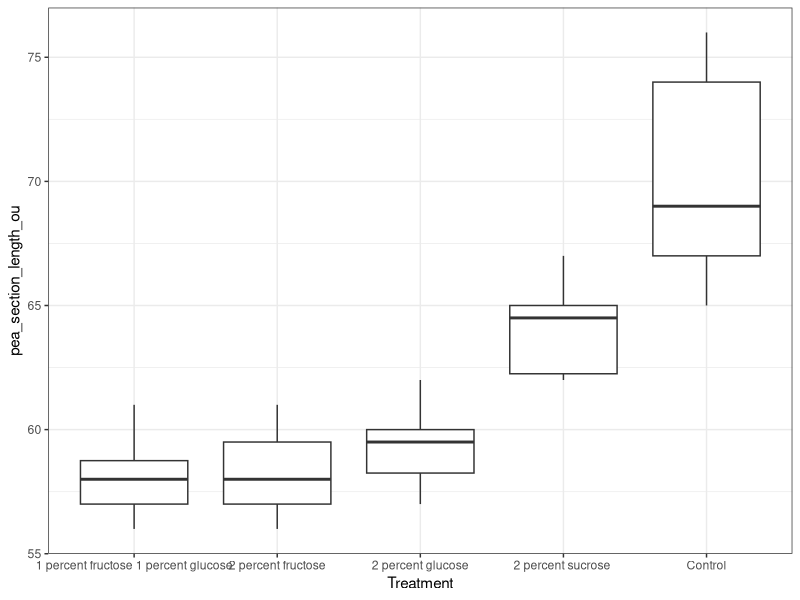
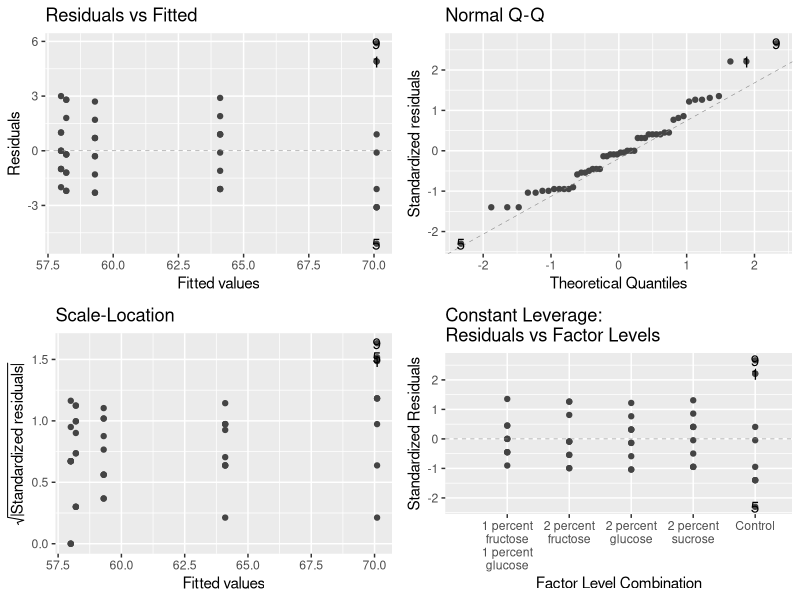

Generate these figures, in order, with R:
## ---- chunk 1
# clear R's brain
rm(list=ls())
library(tidyverse)
library(ggplot2)
library(ggfortify)
library(here)
## ---- chunk 2
# read in csv file
peas <- read.csv(here("Data", "s_r_pea_sections.csv"))

view(peas)
## ---- chunk 3
# change to factor variable 
peas$Treatment <- as.factor(peas$Treatment)

## ---- chunk 4
# Go through the steps of a data analysis. Follow the plot (and guess the answers) --> build model --> test assumptions --> interpret model approach.

# build model
ggplot(peas, aes(Treatment, pea_section_length_ou)) + 
    geom_boxplot() + 
    theme_bw() 

#test assumptions
model_grow <- lm(pea_section_length_ou ~ Treatment, data = peas)

autoplot(model_grow, smooth.colour = NA)

# compare each group with the control. Control is the intercept.
anova(model_grow)


## ---- chunk 5
# Perform Tukey HSD test
anova_result <- aov(pea_section_length_ou ~ Treatment, data = peas)

tukey_result <- TukeyHSD(anova_result)

# View the results
summary(tukey_result)
